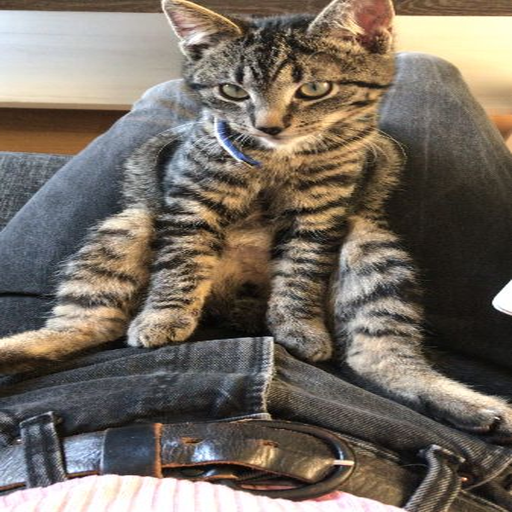
#> input picture LAB2/img/cat_07_sq.png, 512 x 512 px
$ python evd_sq.py
#> lines starting #> are read from the running program, lines starting #| are printed output that depends on the picture
import numpy as np
import pandas as pd
import matplotlib.pyplot as plt
from PIL import Image

image_path = "../img/cat_07_sq.png"

img = Image.open(image_path).convert("L")
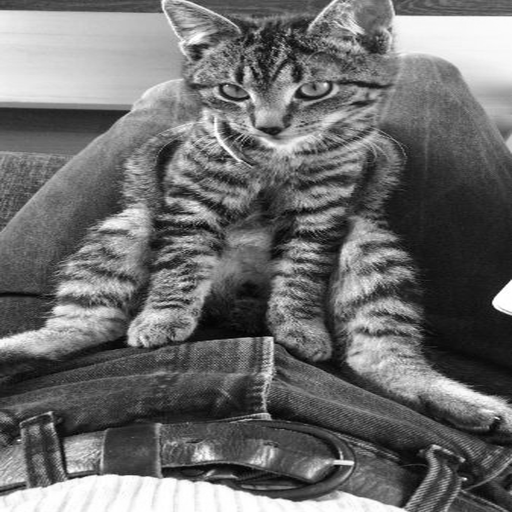
#> img: PIL image 512x512 L; min 0, max 255, mean 109.2
A = np.array(img, dtype=float)

n = A.shape[0]
#> n = 512
print("Matrix shape:", A.shape)
#| Matrix shape: (512, 512)
eigenvalues, Q = np.linalg.eig(A)
idx = np.argsort(np.abs(eigenvalues))[::-1]
#> idx = 512 values, max 511 at index 509, min 0 at index 0, mean 255.5
eigenvalues = eigenvalues[idx]
Q = Q[:, idx]

used = np.zeros(len(eigenvalues), dtype=bool)
ordered_indices = []
conjugate_pair_products = []

for i in range(len(eigenvalues)):
    if used[i]:
        continue
    lam = eigenvalues[i]
    if np.abs(lam.imag) < 1e-10:
        ordered_indices.append(i)
        used[i] = True
    else:
        conjugate_target = np.conj(lam)
        remaining = np.where(~used)[0]
        differences = np.abs(
            eigenvalues[remaining] - conjugate_target
        )
        j = remaining[np.argmin(differences)]
        lam_conjugate = eigenvalues[j]
        pair_product = lam * lam_conjugate
        conjugate_pair_products.append(
            np.real(pair_product)
        )
        ordered_indices.append(i)
        ordered_indices.append(j)
        used[i] = True
        used[j] = True
#> after the loop, conjugate_pair_products = 239 values, max 21754307.9 at index 0, min 0.262 at index 238, mean 343679.1; ordered_indices = 512 values from 0 to 511
eigenvalues = eigenvalues[ordered_indices]
Q = Q[:, ordered_indices]
eigenvalue_magnitude = np.abs(eigenvalues)
#> eigenvalue_magnitude = 512 values, max 57153.6 at index 0, min 0.512 at index 510, mean 389.8
total_energy = np.sum(eigenvalue_magnitude)
#> total_energy = 199597.7
cumulative_explained_variance = (
    np.cumsum(eigenvalue_magnitude) /
    total_energy
) * 100
#> cumulative_explained_variance = 512 values from 28.63 to 100
k_values = [180, 190, 200, 210, 220, 230, 240, 250, 260]
results = []
for requested_k in k_values:
    k = requested_k
    if k < len(eigenvalues):
        current = eigenvalues[k - 1]
        if np.abs(current.imag) > 1e-10:
            if np.abs(
                eigenvalues[k] -
                np.conj(current)
            ) < 1e-8:
                k += 1
    Lambda_k = np.zeros(
        (n, n),
        dtype=complex
    )
    Lambda_k[
        np.arange(k),
        np.arange(k)
    ] = eigenvalues[:k]
    A_k = (
        Q @ Lambda_k @ np.linalg.inv(Q)
    )
    A_k = np.real(A_k)
    A_k = np.clip(A_k, 0, 255)
    error_image = np.abs(A - A_k)
    frobenius_error = np.linalg.norm(
        A - A_k,
        ord="fro"
    )
    cev = cumulative_explained_variance[k - 1]
    original_storage = n * n
    compressed_storage = (
        2 * n * k + k
    )
    compression_factor = (
        original_storage /
        compressed_storage
    )
    results.append({
        "k": k,
        "Frobenius Error": frobenius_error,
        "Compression Factor": compression_factor
    })
    plt.figure(figsize=(15, 5))
    plt.subplot(1, 3, 1)
    plt.imshow(A, cmap="gray")
    plt.title("Original Image")
    plt.axis("off")
    plt.subplot(1, 3, 2)
    plt.imshow(A_k, cmap="gray")
    plt.title(f"EVD Reconstruction (k={k})")
    plt.axis("off")
    plt.subplot(1, 3, 3)
    plt.imshow(error_image, cmap="gray")
    plt.title(f"Error Image (k={k})")
    plt.axis("off")
    plt.tight_layout()
    plt.show()
#> this loop made 9 passes
#> (frobenius_error, cev) on passes 1 to 9: (9746.7, 91.86), (9441, 92.65), (7616.4, 93.54), (7965.6, 94.22), (6586.3, 94.91), (7233.5, 95.54), (7770.6, 96.19), (7084.8, 96.74), (6425.5, 97.23)
#> pass 1, `A_k = np.real(A_k)`:
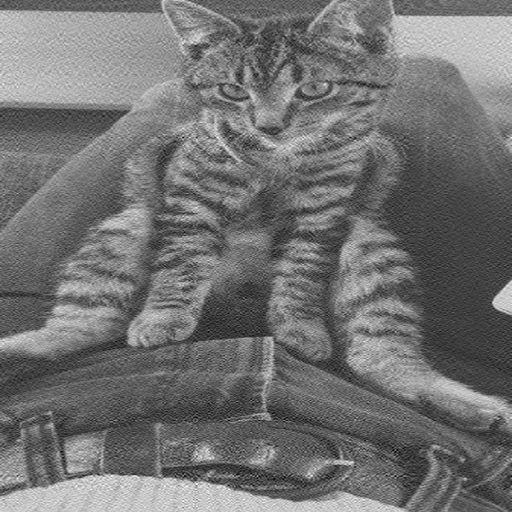
#> A_k: shape (512, 512) float64; min -82.24, max 343.7, mean 109.2; drawn with min black and max white
#> pass 1, `A_k = np.clip(A_k, 0, 255)`:
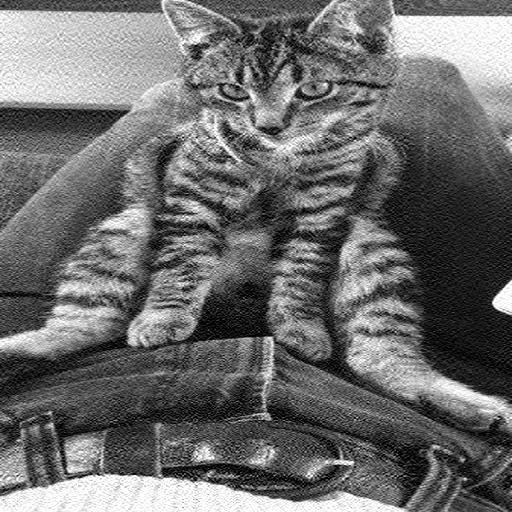
#> A_k: shape (512, 512) float64; min 0, max 255, mean 109
#> pass 1, `error_image = np.abs(A - A_k)`:
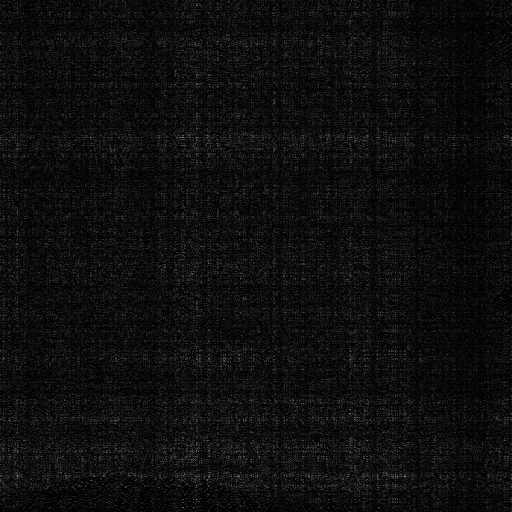
#> error_image: shape (512, 512) float64; min 0, max 150, mean 14.5
#> pass 2, `plt.show()`:
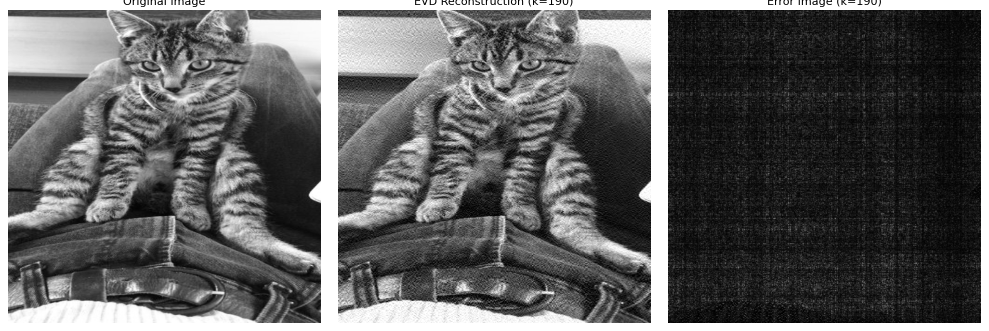
#> figure drawn by matplotlib, 3 panels
#> after the loop, results = 9 items
results_df_evd = pd.DataFrame(results)
#> results_df_evd = table of 9 rows and 3 columns
results_df_evd["Frobenius Error"] = (
    results_df_evd["Frobenius Error"]
    .round(4)
)
results_df_evd["Compression Factor"] = (
    (1/results_df_evd["Compression Factor"])
    .round(4)
)
print("\nEVD Reconstruction Results:")
print(
    results_df_evd.to_string(index=False)
)
#|   k  Frobenius Error  Compression Factor
#| 181        9746.6609              0.7077
#| 190        9440.9741              0.7429
#| 201        7616.3503              0.7859
#| 210        7965.6095              0.8211
#| 220        6586.3103              0.8602
#| 230        7233.4882              0.8993
#| 241        7770.6017              0.9423
#| 251        7084.7729              0.9814
#| 261        6425.4981              1.0205
